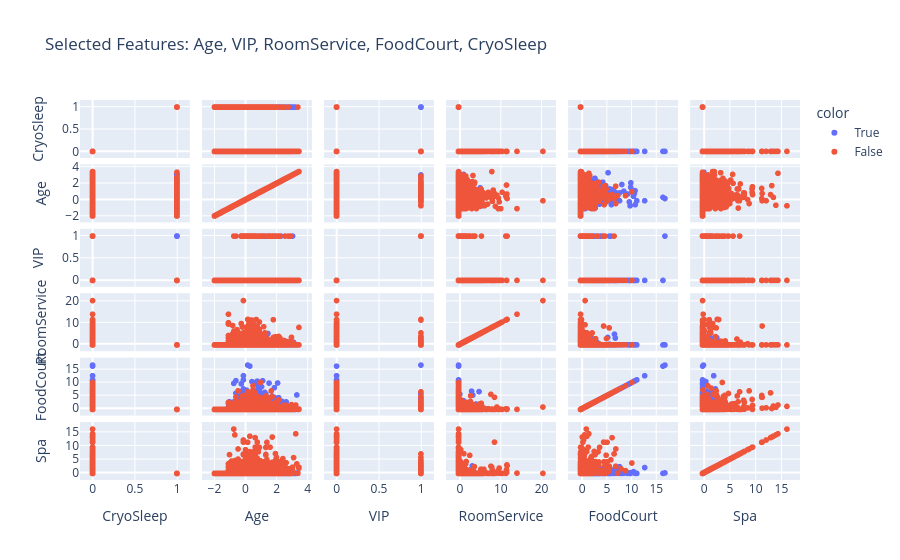
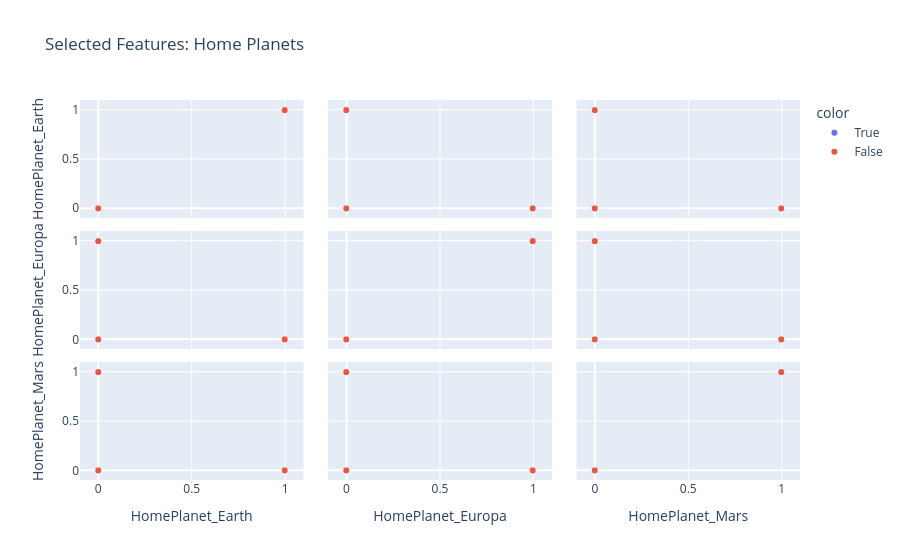
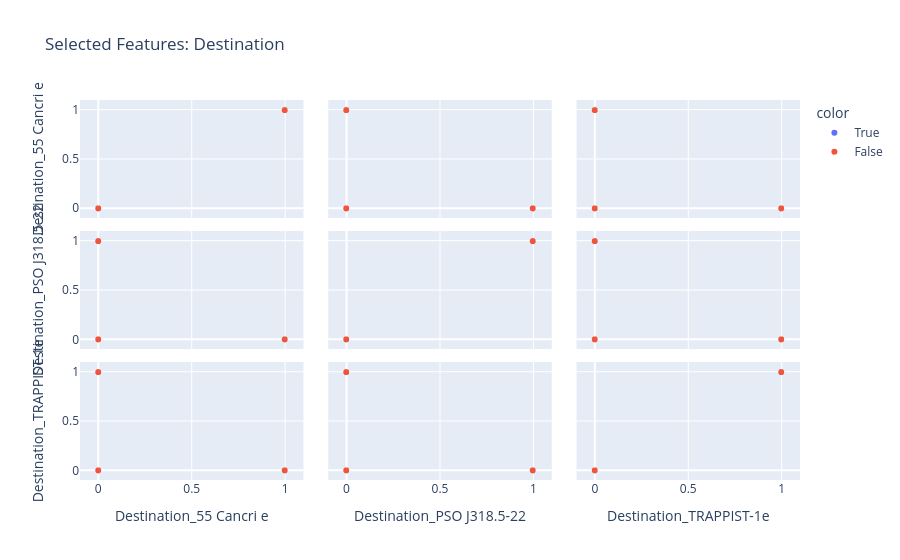
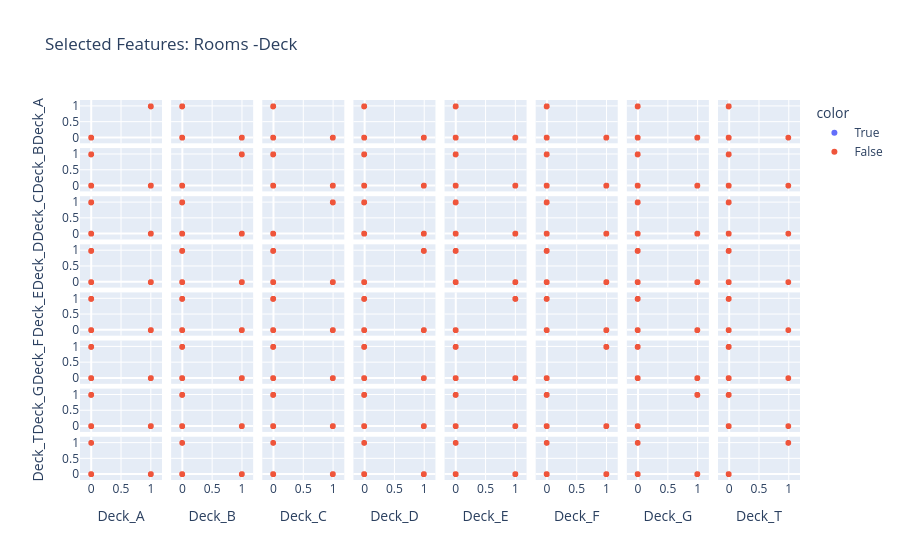

The notebook cell these images were saved under, in order:
### Code cell
plot_scatter_matrices(X_train_scaled, y_train)

### Figure 1 — Plotly figure (JSON) as saved in the notebook; plotly's stock layout.template omitted (floating-point values rounded to 4 significant figures; data arrays with more than 128 entries replaced by an {"elided": "..."} marker saying what was removed)
{"data": [{"dimensions": [{"axis": {"matches": true}, "label": "CryoSleep", "values": {"elided": "3059 int values"}}, {"axis": {"matches": true}, "label": "Age", "values": {"elided": "3059 float values"}}, {"axis": {"matches": true}, "label": "VIP", "values": {"elided": "3059 int values"}}, {"axis": {"matches": true}, "label": "RoomService", "values": {"elided": "3059 float values"}}, {"axis": {"matches": true}, "label": "FoodCourt", "values": {"elided": "3059 float values"}}, {"axis": {"matches": true}, "label": "Spa", "values": {"elided": "3059 float values"}}], "hovertemplate": "color=True<br>%{xaxis.title.text}=%{x}<br>%{yaxis.title.text}=%{y}<extra></extra>", "legendgroup": "True", "marker": {"color": "#636efa", "symbol": "circle"}, "name": "True", "showlegend": true, "type": "splom"}, {"dimensions": [{"axis": {"matches": true}, "label": "CryoSleep", "values": {"elided": "3026 int values"}}, {"axis": {"matches": true}, "label": "Age", "values": {"elided": "3026 float values"}}, {"axis": {"matches": true}, "label": "VIP", "values": {"elided": "3026 int values"}}, {"axis": {"matches": true}, "label": "RoomService", "values": {"elided": "3026 float values"}}, {"axis": {"matches": true}, "label": "FoodCourt", "values": {"elided": "3026 float values"}}, {"axis": {"matches": true}, "label": "Spa", "values": {"elided": "3026 float values"}}], "hovertemplate": "color=False<br>%{xaxis.title.text}=%{x}<br>%{yaxis.title.text}=%{y}<extra></extra>", "legendgroup": "False", "marker": {"color": "#EF553B", "symbol": "circle"}, "name": "False", "showlegend": true, "type": "splom"}], "layout": {"dragmode": "select", "legend": {"title": {"text": "color"}, "tracegroupgap": 0}, "title": {"text": "Selected Features: Age, VIP, RoomService, FoodCourt, CryoSleep"}}}

### Figure 2 — Plotly figure (JSON) as saved in the notebook; plotly's stock layout.template omitted (floating-point values rounded to 4 significant figures; data arrays with more than 128 entries replaced by an {"elided": "..."} marker saying what was removed)
{"data": [{"dimensions": [{"axis": {"matches": true}, "label": "HomePlanet_Earth", "values": {"elided": "3059 int values"}}, {"axis": {"matches": true}, "label": "HomePlanet_Europa", "values": {"elided": "3059 int values"}}, {"axis": {"matches": true}, "label": "HomePlanet_Mars", "values": {"elided": "3059 int values"}}], "hovertemplate": "color=True<br>%{xaxis.title.text}=%{x}<br>%{yaxis.title.text}=%{y}<extra></extra>", "legendgroup": "True", "marker": {"color": "#636efa", "symbol": "circle"}, "name": "True", "showlegend": true, "type": "splom"}, {"dimensions": [{"axis": {"matches": true}, "label": "HomePlanet_Earth", "values": {"elided": "3026 int values"}}, {"axis": {"matches": true}, "label": "HomePlanet_Europa", "values": {"elided": "3026 int values"}}, {"axis": {"matches": true}, "label": "HomePlanet_Mars", "values": {"elided": "3026 int values"}}], "hovertemplate": "color=False<br>%{xaxis.title.text}=%{x}<br>%{yaxis.title.text}=%{y}<extra></extra>", "legendgroup": "False", "marker": {"color": "#EF553B", "symbol": "circle"}, "name": "False", "showlegend": true, "type": "splom"}], "layout": {"dragmode": "select", "legend": {"title": {"text": "color"}, "tracegroupgap": 0}, "title": {"text": "Selected Features: Home Planets"}}}

### Figure 3 — Plotly figure (JSON) as saved in the notebook; plotly's stock layout.template omitted (floating-point values rounded to 4 significant figures; data arrays with more than 128 entries replaced by an {"elided": "..."} marker saying what was removed)
{"data": [{"dimensions": [{"axis": {"matches": true}, "label": "Destination_55 Cancri e", "values": {"elided": "3059 int values"}}, {"axis": {"matches": true}, "label": "Destination_PSO J318.5-22", "values": {"elided": "3059 int values"}}, {"axis": {"matches": true}, "label": "Destination_TRAPPIST-1e", "values": {"elided": "3059 int values"}}], "hovertemplate": "color=True<br>%{xaxis.title.text}=%{x}<br>%{yaxis.title.text}=%{y}<extra></extra>", "legendgroup": "True", "marker": {"color": "#636efa", "symbol": "circle"}, "name": "True", "showlegend": true, "type": "splom"}, {"dimensions": [{"axis": {"matches": true}, "label": "Destination_55 Cancri e", "values": {"elided": "3026 int values"}}, {"axis": {"matches": true}, "label": "Destination_PSO J318.5-22", "values": {"elided": "3026 int values"}}, {"axis": {"matches": true}, "label": "Destination_TRAPPIST-1e", "values": {"elided": "3026 int values"}}], "hovertemplate": "color=False<br>%{xaxis.title.text}=%{x}<br>%{yaxis.title.text}=%{y}<extra></extra>", "legendgroup": "False", "marker": {"color": "#EF553B", "symbol": "circle"}, "name": "False", "showlegend": true, "type": "splom"}], "layout": {"dragmode": "select", "legend": {"title": {"text": "color"}, "tracegroupgap": 0}, "title": {"text": "Selected Features: Destination"}}}

### Figure 4 — Plotly figure (JSON) as saved in the notebook; plotly's stock layout.template omitted (floating-point values rounded to 4 significant figures; data arrays with more than 128 entries replaced by an {"elided": "..."} marker saying what was removed)
{"data": [{"dimensions": [{"axis": {"matches": true}, "label": "Deck_A", "values": {"elided": "3059 int values"}}, {"axis": {"matches": true}, "label": "Deck_B", "values": {"elided": "3059 int values"}}, {"axis": {"matches": true}, "label": "Deck_C", "values": {"elided": "3059 int values"}}, {"axis": {"matches": true}, "label": "Deck_D", "values": {"elided": "3059 int values"}}, {"axis": {"matches": true}, "label": "Deck_E", "values": {"elided": "3059 int values"}}, {"axis": {"matches": true}, "label": "Deck_F", "values": {"elided": "3059 int values"}}, {"axis": {"matches": true}, "label": "Deck_G", "values": {"elided": "3059 int values"}}, {"axis": {"matches": true}, "label": "Deck_T", "values": {"elided": "3059 int values"}}], "hovertemplate": "color=True<br>%{xaxis.title.text}=%{x}<br>%{yaxis.title.text}=%{y}<extra></extra>", "legendgroup": "True", "marker": {"color": "#636efa", "symbol": "circle"}, "name": "True", "showlegend": true, "type": "splom"}, {"dimensions": [{"axis": {"matches": true}, "label": "Deck_A", "values": {"elided": "3026 int values"}}, {"axis": {"matches": true}, "label": "Deck_B", "values": {"elided": "3026 int values"}}, {"axis": {"matches": true}, "label": "Deck_C", "values": {"elided": "3026 int values"}}, {"axis": {"matches": true}, "label": "Deck_D", "values": {"elided": "3026 int values"}}, {"axis": {"matches": true}, "label": "Deck_E", "values": {"elided": "3026 int values"}}, {"axis": {"matches": true}, "label": "Deck_F", "values": {"elided": "3026 int values"}}, {"axis": {"matches": true}, "label": "Deck_G", "values": {"elided": "3026 int values"}}, {"axis": {"matches": true}, "label": "Deck_T", "values": {"elided": "3026 int values"}}], "hovertemplate": "color=False<br>%{xaxis.title.text}=%{x}<br>%{yaxis.title.text}=%{y}<extra></extra>", "legendgroup": "False", "marker": {"color": "#EF553B", "symbol": "circle"}, "name": "False", "showlegend": true, "type": "splom"}], "layout": {"dragmode": "select", "legend": {"title": {"text": "color"}, "tracegroupgap": 0}, "title": {"text": "Selected Features: Rooms -Deck"}}}
